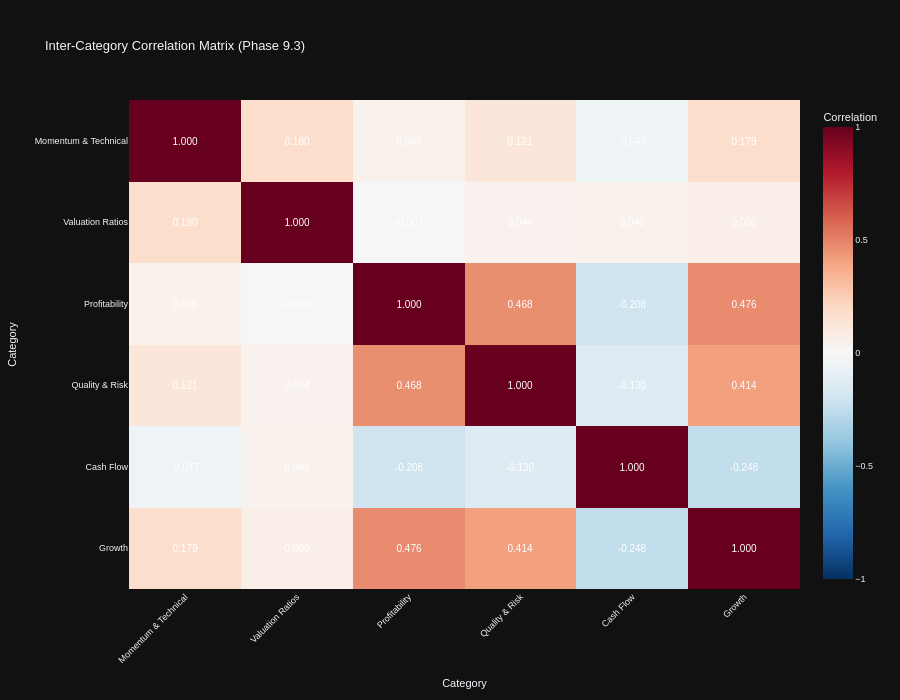

Notebook cell for this chart:
### Code cell
# Visualization 3: Category Correlation Network
print("\n📊 Category Correlation Network:")

# Compute correlation matrix between category scores
if category_sector_scores:
    # Create category score matrix (stocks × categories)
    category_score_matrix = pd.DataFrame()

    for category_name, category_metrics in category_mapping.items():
        available_in_category = [m for m in category_metrics if m in all_stocks_scaled.columns]

        if len(available_in_category) == 0:
            continue

        # Compute z-scores for available metrics and average to get category score
        category_data = all_stocks_scaled[available_in_category].copy()

        # Convert to numeric
        for col in available_in_category:
            category_data[col] = pd.to_numeric(category_data[col], errors='coerce')

        # Compute z-scores and average
        z_scored_data = category_data.apply(lambda x: zscore(x, nan_policy='omit'))
        category_score_matrix[category_name] = z_scored_data.mean(axis=1)

    # Compute correlation matrix
    category_corr = category_score_matrix.corr()

    # Create interactive heatmap for category correlations with value annotations
    # Following code_guidelines.md Section 17.1: Heatmaps and Conditional Formatting
    fig_corr_network = px.imshow(
            category_corr,
            labels=dict(x="Category", y="Category", color="Correlation"),
            title="Inter-Category Correlation Matrix (Phase 9.3)",
            color_continuous_scale="RdBu_r",  # Diverging scale for correlation (-1 to +1)
            aspect="auto",
            zmin=-1,
            zmax=1,
            text_auto=".3f"  # ✅ Display correlation values formatted to 3 decimals (Section 17.1)
            )

    # Enhanced styling per Section 17.1 style guidelines
    fig_corr_network.update_traces(
            textfont=dict(
                    size=10,
                    color='white',  # High contrast on diverging color scale
                    family='Arial'  # Standard sans-serif font (Section 17.4)
                    )
            )

    fig_corr_network.update_layout(
            height=700,
            xaxis_tickangle=-45,
            font=dict(size=9, family="Arial"),
            template="plotly_dark"  # ✅ Dark mode compatible theme (Section 17.1)
            )

    fig_corr_network.show()
    output_path = eda_output_dir / "phase93_category_correlation_network.html"
    fig_corr_network.write_html(output_path)

    print(f"\n✓ Category correlation network complete")
    print(f"  Categories analyzed: {len(category_corr)}")
    print(f"  Output: {output_path}")

    # Find strongest positive and negative correlations
    corr_pairs = []
    for i in range(len(category_corr.columns)):
        for j in range(i + 1, len(category_corr.columns)):
            cat1 = category_corr.columns[i]
            cat2 = category_corr.columns[j]
            corr_val = category_corr.iloc[i, j]
            if not np.isnan(corr_val):
                corr_pairs.append((cat1, cat2, corr_val))

    # Sort by absolute correlation
    corr_pairs.sort(key=lambda x: abs(x[2]), reverse=True)

    print(f"\n  🔗 Strongest Category Relationships:")
    for cat1, cat2, corr in corr_pairs[:5]:
        print(f"    {cat1} ↔ {cat2}: {corr:.2f}")
else:
    print("  ⚠️ No category data available for correlation analysis")

### Figure 1 — Plotly figure (JSON) as saved in the notebook; plotly's stock layout.template omitted (floating-point values rounded to 4 significant figures)
{"data": [{"coloraxis": "coloraxis", "name": "0", "texttemplate": "%{z:.3f}", "x": ["Momentum & Technical", "Valuation Ratios", "Profitability", "Quality & Risk", "Cash Flow", "Growth"], "y": ["Momentum & Technical", "Valuation Ratios", "Profitability", "Quality & Risk", "Cash Flow", "Growth"], "z": [[1.0, 0.1799, 0.04635, 0.121, -0.04691, 0.179], [0.1799, 1.0, -0.007247, 0.04373, 0.04566, 0.06045], [0.04635, -0.007247, 1.0, 0.468, -0.2078, 0.476], [0.121, 0.04373, 0.468, 1.0, -0.1296, 0.4144], [-0.04691, 0.04566, -0.2078, -0.1296, 1.0, -0.2476], [0.179, 0.06045, 0.476, 0.4144, -0.2476, 1.0]], "type": "heatmap", "xaxis": "x", "yaxis": "y", "hovertemplate": "Category: %{x}<br>Category: %{y}<br>Correlation: %{z}<extra></extra>", "textfont": {"color": "white", "family": "Arial", "size": 10}}], "layout": {"xaxis": {"anchor": "y", "domain": [0.0, 1.0], "title": {"text": "Category"}, "tickangle": -45}, "yaxis": {"anchor": "x", "domain": [0.0, 1.0], "autorange": "reversed", "title": {"text": "Category"}}, "coloraxis": {"colorbar": {"title": {"text": "Correlation"}}, "colorscale": [[0.0, "rgb(5,48,97)"], [0.1, "rgb(33,102,172)"], [0.2, "rgb(67,147,195)"], [0.3, "rgb(146,197,222)"], [0.4, "rgb(209,229,240)"], [0.5, "rgb(247,247,247)"], [0.6, "rgb(253,219,199)"], [0.7, "rgb(244,165,130)"], [0.8, "rgb(214,96,77)"], [0.9, "rgb(178,24,43)"], [1.0, "rgb(103,0,31)"]], "cmin": -1, "cmax": 1}, "title": {"text": "Inter-Category Correlation Matrix (Phase 9.3)"}, "font": {"size": 9, "family": "Arial"}, "height": 700}}
